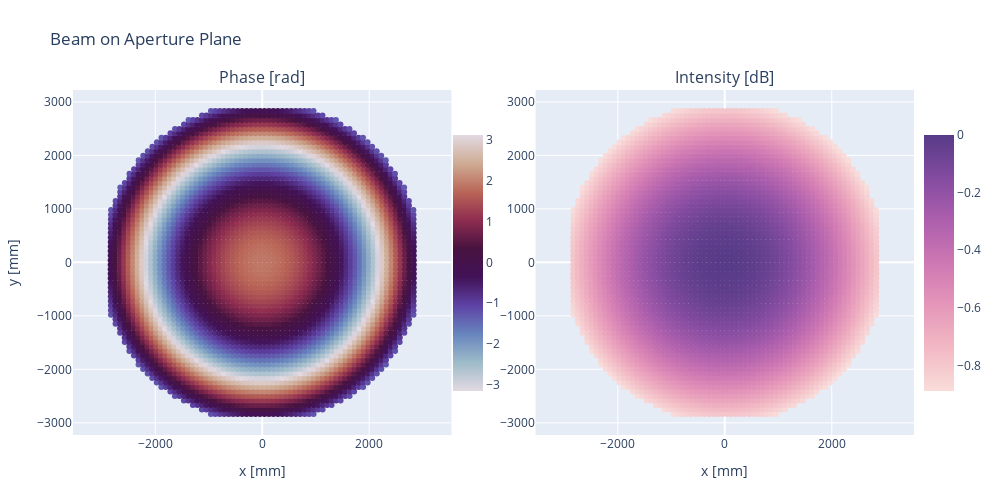

Here is the notebook cell this chart was saved with:
### Code cell
# plot the field on the aperture
k = 2*np.pi/tele_geo.lambda_ / 1000.0 # [1/mm]
aperture_radius = 3000 # [mm]
tg_rotc = np.array([tele_geo.x_rotc, tele_geo.y_rotc, tele_geo.z_rotc])*1e3 # center of rotation of the telescope [mm]
x_aprotc = apout[9] - tg_rotc[0]  # coordinates of pts on aperature relative to the rotation center [mm]
y_aprotc = apout[10] - tg_rotc[1]  # coordinates of pts on aperature relative to the rotation center [mm]
z_aprotc = apout[11] - tg_rotc[2]  # coordinates of pts on aperature relative to the rotation center [mm]
inap_bool = ((np.square(x_aprotc) + np.square(y_aprotc)) < np.square(aperture_radius))
valid_indices = np.where(inap_bool) #Ignore rays that missed the aperture plane

x_aprotc = x_aprotc[valid_indices]
y_aprotc = y_aprotc[valid_indices]
z_aprotc = z_aprotc[valid_indices]

intensity = apout[16][valid_indices]
pathl = apout[15][valid_indices]
ampl = np.sqrt(intensity)
field_ap = ampl * np.exp(1j * k * pathl)

plot_1 = go.Scatter(
                        x = x_aprotc, y = y_aprotc, 
                        mode = 'markers', 
                        marker=dict(symbol="circle", 
                                    colorscale='Twilight', color=np.angle(field_ap), 
                                    showscale=True, colorbar=dict(len=0.8, x=0.44)),
                        showlegend = False,
                        # hoverinfo='name', 
                        name="phase"
                        )
plot_2 = go.Scatter(
                        x = x_aprotc, y = y_aprotc, 
                        mode = 'markers', 
                        marker=dict(symbol="circle", 
                                    colorscale='Purpor', color=20*np.log10(np.abs(field_ap)/np.max(np.abs(field_ap))), 
                                    showscale=True, colorbar=dict(len=0.8, x=1)), 
                        showlegend = False,
                        # hoverinfo='name', 
                        name="power"
                        )


layout = go.Layout(title='Beam on Aperture Plane', autosize=True,
                width=1000, height=500, 
                margin=dict(l=50, r=50, b=65, t=90),
                xaxis1 = dict(title="x [mm]"),
                yaxis1 = dict(scaleanchor = 'x', title="y [mm]"),
                xaxis2 = dict(scaleanchor = "x", title="x [mm]"),
                yaxis2 = dict(scaleanchor = "y"),
                )

from plotly.subplots import make_subplots
fig = make_subplots(rows=1, cols=2, shared_yaxes=False, shared_xaxes=True, subplot_titles=["Phase [rad]", "Intensity [dB]"])
fig.add_trace(plot_1, row=1, col=1)
fig.add_trace(plot_2, row=1, col=2)
fig.update_layout(layout)
fig.show()

### Figure 1 — Plotly figure (JSON) as saved in the notebook; plotly's stock layout.template omitted (floating-point values rounded to 4 significant figures; data arrays with more than 128 entries replaced by an {"elided": "..."} marker saying what was removed)
{"data": [{"marker": {"color": {"elided": "3888 float values"}, "colorbar": {"len": 0.8, "x": 0.44}, "colorscale": [[0, "#e2d9e2"], [0.1111, "#9ebbc9"], [0.2222, "#6785be"], [0.3333, "#5e43a5"], [0.4444, "#421257"], [0.5556, "#471340"], [0.6667, "#8e2c50"], [0.7778, "#ba6657"], [0.8889, "#ceac94"], [1, "#e2d9e2"]], "showscale": true, "symbol": "circle"}, "mode": "markers", "name": "phase", "showlegend": false, "type": "scatter", "x": {"elided": "3888 float values"}, "xaxis": "x", "y": {"elided": "3888 float values"}, "yaxis": "y"}, {"marker": {"color": {"elided": "3888 float values"}, "colorbar": {"len": 0.8, "x": 1}, "colorscale": [[0, "rgb(249, 221, 218)"], [0.1667, "rgb(242, 185, 196)"], [0.3333, "rgb(229, 151, 185)"], [0.5, "rgb(206, 120, 179)"], [0.6667, "rgb(173, 95, 173)"], [0.8333, "rgb(131, 75, 160)"], [1, "rgb(87, 59, 136)"]], "showscale": true, "symbol": "circle"}, "mode": "markers", "name": "power", "showlegend": false, "type": "scatter", "x": {"elided": "3888 float values"}, "xaxis": "x2", "y": {"elided": "3888 float values"}, "yaxis": "y2"}], "layout": {"annotations": [{"font": {"size": 16}, "showarrow": false, "text": "Phase [rad]", "x": 0.225, "xanchor": "center", "xref": "paper", "y": 1, "yanchor": "bottom", "yref": "paper"}, {"font": {"size": 16}, "showarrow": false, "text": "Intensity [dB]", "x": 0.775, "xanchor": "center", "xref": "paper", "y": 1, "yanchor": "bottom", "yref": "paper"}], "autosize": true, "height": 500, "margin": {"b": 65, "l": 50, "r": 50, "t": 90}, "title": {"text": "Beam on Aperture Plane"}, "width": 1000, "xaxis": {"anchor": "y", "domain": [0, 0.45], "title": {"text": "x [mm]"}}, "xaxis2": {"anchor": "y2", "domain": [0.55, 1], "scaleanchor": "x", "title": {"text": "x [mm]"}}, "yaxis": {"anchor": "x", "domain": [0, 1], "scaleanchor": "x", "title": {"text": "y [mm]"}}, "yaxis2": {"anchor": "x2", "domain": [0, 1], "scaleanchor": "y"}}}
